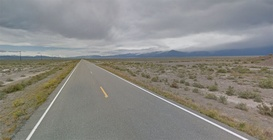
#> input picture Imagens que serão alteradas/1.Longeststraight0.jpg, 273 x 140 px, shrunk from 900 x 461 before the run; its folder holds 4 pictures in this run
$ python 'Codigo de modificacao das imagens.py'
#> lines starting #> are read from the running program, lines starting #| are printed output that depends on the picture
from PIL import Image
import os


folder_path = 'Imagens que serão alteradas'

paths = [os.path.join(folder_path, f) for f in os.listdir(folder_path)]

path_save = 'Imagens - Pistas/Imagens de cabeca para baixo'

for path in paths:
    try:

        imagem = Image.open(path)
#> imagem is the input picture: PIL image 273x140 RGB; mean R, G, B 136.7, 135.9, 131.5


        imagem_rgb = imagem.convert('RGB')


        imagem_girada = imagem.rotate(180)
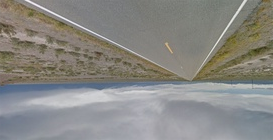
#> imagem_girada: PIL image 273x140 RGB; mean R, G, B 136.7, 135.9, 131.5


        nome_arquivo, extensao = os.path.splitext(os.path.basename(path))


        caminho_nova = os.path.join(path_save, f"{nome_arquivo}_modificada.jpg")


        imagem_girada.save(caminho_nova)
        print(f'Imagem rotacionada e salva em: {caminho_nova}')

    except Exception as e:
        print(f"Erro ao processar a imagem {path}: {str(e)}")
#> pass 2 of the loop `for path in paths:`:
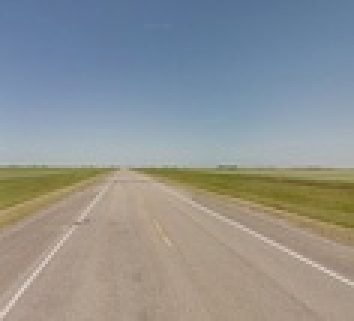
#> input picture Imagens que serão alteradas/1.jpg, 118 x 107 px, shrunk from 390 x 352 before the run (shown 3 times larger)
#> imagem is the input picture: PIL image 118x107 RGB; mean R, G, B 143.3, 146.9, 146.9
#> `imagem_girada = imagem.rotate(180)`:
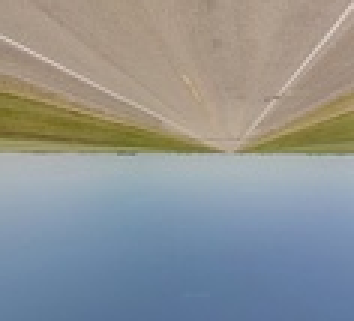
#> imagem_girada: PIL image 118x107 RGB (shown 3 times larger); mean R, G, B 143.3, 146.9, 146.9
#> pass 3 of the loop `for path in paths:`:
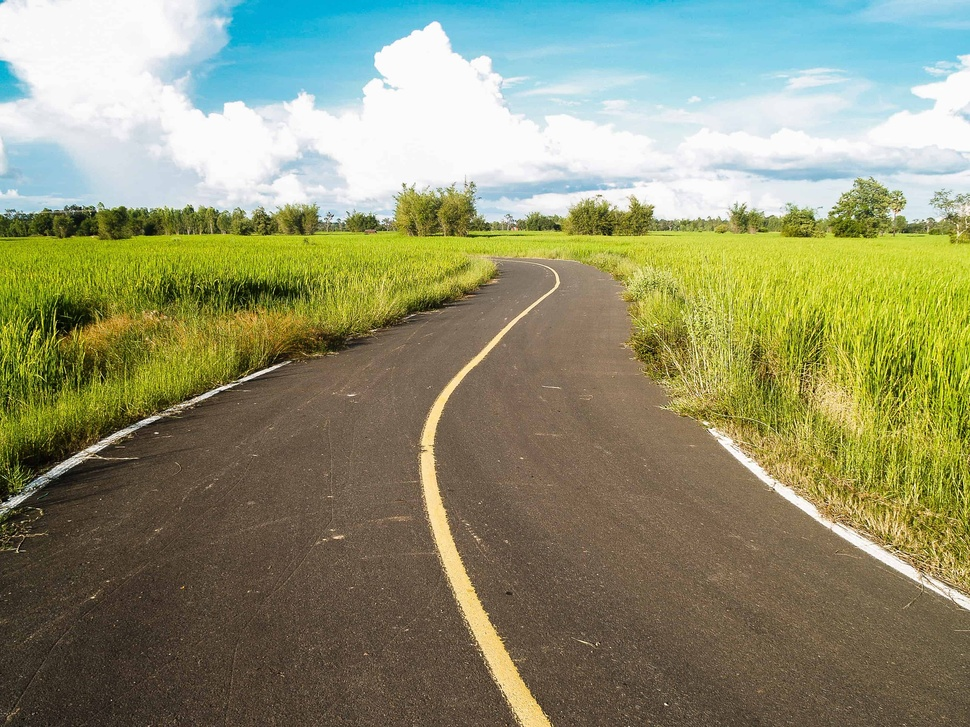
#> input picture Imagens que serão alteradas/10.driving-on-country-roads-1.jpg, 970 x 727 px, shrunk from 3200 x 2400 before the run
#> imagem is the input picture: PIL image 970x727 RGB; mean R, G, B 142.7, 145.1, 112.1
#> `imagem_girada = imagem.rotate(180)`:
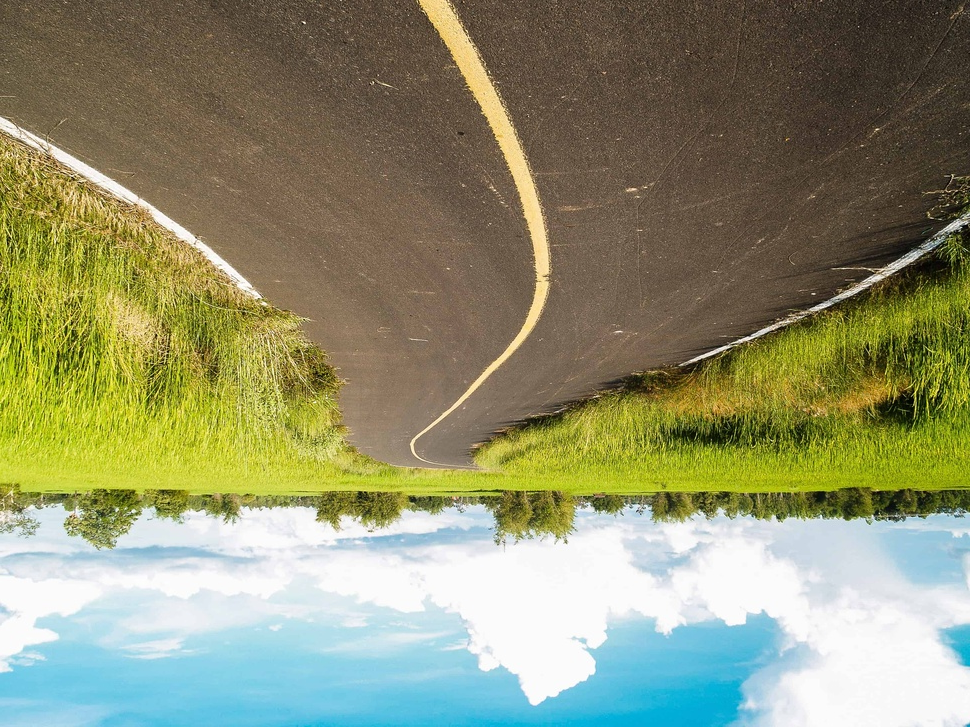
#> imagem_girada: PIL image 970x727 RGB; mean R, G, B 142.7, 145.1, 112.1
#> the loop made 4 passes; the first 3 are shown

print('Processo concluído.')
